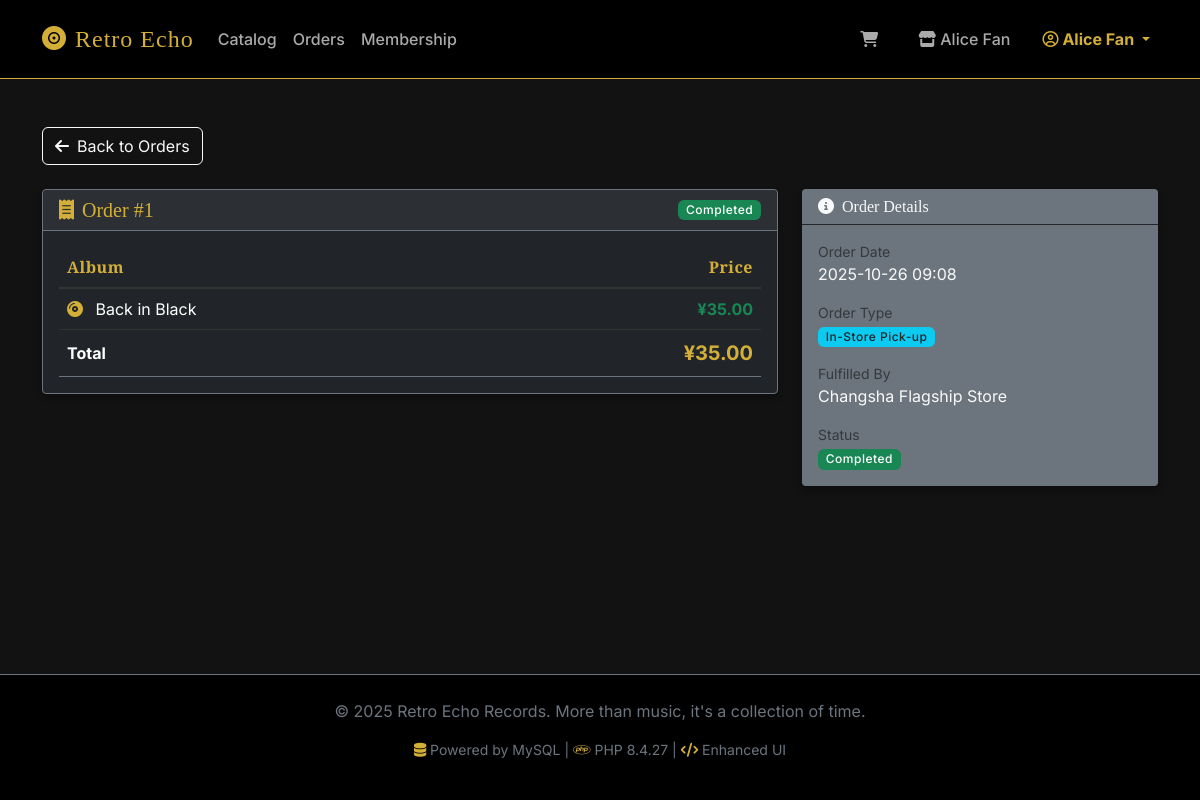
The app's page /customer/order_detail.php?id=1 (signed in) with its own data.
### tables this page shows
CREATE TABLE CustomerOrder (
    OrderID INT AUTO_INCREMENT PRIMARY KEY,
    CustomerID INT,
    FulfilledByShopID INT NOT NULL,
    ProcessedByEmployeeID INT,  
    OrderDate DATETIME DEFAULT CURRENT_TIMESTAMP,
    TotalAmount DECIMAL(10,2),
    OrderStatus ENUM('Pending', 'Paid', 'Shipped', 'Completed', 'Cancelled') DEFAULT 'Pending',
    OrderType ENUM('InStore', 'Online') NOT NULL,
    FOREIGN KEY (CustomerID) REFERENCES Customer(CustomerID),
    FOREIGN KEY (FulfilledByShopID) REFERENCES Shop(ShopID),
    FOREIGN KEY (ProcessedByEmployeeID) REFERENCES Employee(EmployeeID)
);

CREATE TABLE Shop (
    ShopID INT AUTO_INCREMENT PRIMARY KEY,
    Name VARCHAR(100) NOT NULL,
    Address TEXT,
    Type ENUM('Retail', 'Warehouse') NOT NULL
);

### includes/functions.php (called while the page is built, shortened)
<?php
function h($string) {
    return htmlspecialchars($string ?? '', ENT_QUOTES, 'UTF-8');
}
function formatPrice($amount) {
    return '¥' . number_format((float)$amount, 2);
}
function formatDate($dateString) {
    return date('Y-m-d H:i', strtotime($dateString));
}
function hasRole($role) {
    return isset($_SESSION['role']) && $_SESSION['role'] === $role;
}
?>

### public/customer/order_detail.php (the view, shortened to what this page needs)
<?php
require_once __DIR__ . '/../../config/db_connect.php';
require_once __DIR__ . '/../../includes/header.php';
$customerId = $_SESSION['user_id'];
$orderId = isset($_GET['id']) ? (int)$_GET['id'] : 0;
$orderSql = "SELECT co.*, s.Name as ShopName
             FROM CustomerOrder co
             LEFT JOIN Shop s ON co.FulfilledByShopID = s.ShopID
             WHERE co.OrderID = ? AND co.CustomerID = ?";
$stmt = $pdo->prepare($orderSql);
$stmt->execute([$orderId, $customerId]);
$order = $stmt->fetch();
$detailSql = "SELECT * FROM vw_customer_order_history WHERE OrderID = ? AND CustomerID = ?";
$stmt = $pdo->prepare($detailSql);
$stmt->execute([$orderId, $customerId]);
$items = $stmt->fetchAll();
$statusClass = match($order['OrderStatus']) {
    'Paid' => 'bg-success',
    'Completed' => 'bg-success',
    'Shipped' => 'bg-info',
    'Pending' => 'bg-warning text-dark',
    'Cancelled' => 'bg-danger',
    default => 'bg-secondary'
};
?>
<div class="mb-4">
    <a href="orders.php" class="btn btn-outline-light">
        <i class="fa-solid fa-arrow-left me-2"></i>Back to Orders
    </a>
</div>
<div class="row">
    <div class="col-lg-8">
        <div class="card bg-dark border-secondary mb-4">
            <div class="card-header border-secondary d-flex justify-content-between align-items-center">
                <h5 class="mb-0 text-warning">
                    <i class="fa-solid fa-receipt me-2"></i>Order #<?= $order['OrderID'] ?>
                </h5>
                <span class="badge <?= $statusClass ?>"><?= h($order['OrderStatus']) ?></span>
            </div>
            <div class="card-body">
                <div class="table-responsive">
                    <table class="table table-dark table-hover mb-0">
                        <thead>
                            <tr>
                                <th>Album</th>
                                <th class="text-end">Price</th>
                            </tr>
                        </thead>
                        <tbody>
                            <?php foreach ($items as $item): ?>
                            <tr>
                                <td>
                                    <i class="fa-solid fa-compact-disc text-warning me-2"></i>
                                    <?= h($item['AlbumTitle']) ?>
                                </td>
                                <td class="text-end text-success fw-bold"><?= formatPrice($item['PriceAtSale']) ?></td>
                            </tr>
                            <?php endforeach; ?>
                        </tbody>
                        <tfoot class="border-top border-secondary">
                            <tr>
                                <th>Total</th>
                                <th class="text-end text-warning fs-5"><?= formatPrice($order['TotalAmount']) ?></th>
                            </tr>
                        </tfoot>
                    </table>
                </div>
            </div>
        </div>
    </div>
    <div class="col-lg-4">
        <div class="card bg-secondary border-0 mb-4">
            <div class="card-header bg-transparent border-bottom border-dark">
                <h6 class="mb-0 text-light"><i class="fa-solid fa-circle-info me-2"></i>Order Details</h6>
            </div>
            <div class="card-body">
                <ul class="list-unstyled mb-0">
                    <li class="mb-3">
                        <small class="text-muted d-block">Order Date</small>
                        <span class="text-light"><?= formatDate($order['OrderDate']) ?></span>
                    </li>
                    <li class="mb-3">
                        <small class="text-muted d-block">Order Type</small>
                        <?php if($order['OrderType'] == 'InStore'): ?>
                            <span class="badge bg-info text-dark">In-Store Pick-up</span>
                        <?php else: ?>
                            <span class="badge bg-primary">Online Delivery</span>
                        <?php endif; ?>
                    </li>
                    <li class="mb-3">
                        <small class="text-muted d-block">Fulfilled By</small>
                        <span class="text-light"><?= h($order['ShopName'] ?? 'Warehouse') ?></span>
                    </li>
                    <li>
                        <small class="text-muted d-block">Status</small>
                        <span class="badge <?= $statusClass ?>"><?= h($order['OrderStatus']) ?></span>
                    </li>
                </ul>
            </div>
        </div>
    </div>
</div>
<?php require_once __DIR__ . '/../../includes/footer.php'; ?>

### includes/header.php (shortened to what this page needs)
<?php
require_once __DIR__ . '/functions.php';
$current_page = basename($_SERVER['PHP_SELF']);
?>
<!DOCTYPE html>
<html lang="en">
<head>
    <link href="https://cdn.jsdelivr.net/npm/bootstrap@5.3.0/dist/css/bootstrap.min.css" rel="stylesheet">
    <link rel="stylesheet" href="https://cdnjs.cloudflare.com/ajax/libs/font-awesome/6.4.0/css/all.min.css">
    <link rel="stylesheet" href="<?= BASE_URL ?>/assets/css/style.css">
    <link rel="stylesheet" href="<?= BASE_URL ?>/assets/css/enhancements.css">
</head>
<body class="d-flex flex-column min-vh-100">
<nav class="navbar navbar-expand-lg navbar-dark sticky-top">
  <div class="container">
    <a class="navbar-brand" href="<?= BASE_URL ?>/">
        <i class="fa-solid fa-record-vinyl me-2"></i>Retro Echo
    </a>
    <div class="collapse navbar-collapse" id="mainNav">
      <ul class="navbar-nav me-auto mb-2 mb-lg-0">
        <?php if (hasRole('Customer')): ?>
            <li class="nav-item">
                <a class="nav-link <?= $current_page == 'catalog.php' ? 'active' : '' ?>" href="<?= BASE_URL ?>/customer/catalog.php">Catalog</a>
            </li>
            <li class="nav-item">
                <a class="nav-link <?= $current_page == 'orders.php' ? 'active' : '' ?>" href="<?= BASE_URL ?>/customer/orders.php">Orders</a>
            </li>
            <li class="nav-item">
                <a class="nav-link <?= $current_page == 'profile.php' ? 'active' : '' ?>" href="<?= BASE_URL ?>/customer/profile.php">Membership</a>
            </li>
        <?php endif; ?>
      </ul>
      <ul class="navbar-nav ms-auto align-items-center">
        <?php if (isset($_SESSION['user_id'])): ?>
            <?php if (hasRole('Customer')): ?>
                <li class="nav-item me-3">
                    <a class="nav-link position-relative btn btn-sm btn-outline-warning border-0 px-3" href="<?= BASE_URL ?>/customer/cart.php">
                        <i class="fa-solid fa-cart-shopping"></i>
                    </a>
                </li>
            <?php endif; ?>
            <?php if (isset($_SESSION['shop_name'])): ?>
                <li class="nav-item me-3">
                    <span class="nav-link text-info">
                        <i class="fa-solid fa-store me-1"></i><?= h($_SESSION['shop_name']) ?>
                    </span>
                </li>
            <?php endif; ?>
            <li class="nav-item dropdown">
                <a class="nav-link dropdown-toggle text-warning fw-bold" href="#" id="userDropdown" role="button" data-bs-toggle="dropdown">
                    <i class="fa-regular fa-circle-user me-1"></i><?= h($_SESSION['username']) ?>
                </a>
            </li>
        <?php else: ?>
            <li class="nav-item">
                <a class="btn btn-warning btn-sm fw-bold px-4" href="<?= BASE_URL ?>/login.php">Login</a>
            </li>
        <?php endif; ?>
      </ul>
    </div>
  </div>
</nav>
<div class="container mt-5 flex-grow-1">

### includes/footer.php (shortened to what this page needs)
</div>
<footer class="bg-black text-secondary text-center py-4 mt-5 border-top border-secondary">
    <p>&copy; 2025 Retro Echo Records. More than music, it's a collection of time.</p>
    <p class="small mt-2">
        <i class="fa-solid fa-database text-warning"></i> Powered by MySQL |
        <i class="fa-brands fa-php text-warning"></i> PHP <?= phpversion() ?> |
        <i class="fa-solid fa-code text-warning"></i> Enhanced UI
    </p>
</footer>
</body>
</html>

### public/assets/css/style.css (style rules this page uses)
:root { --bs-body-bg: #121212; --bs-body-color: #e0e0e0; --primary-gold: #d4af37; --primary-gold-hover: #b59020; --secondary-dark: #1e1e1e; --accent-red: #cf6679; --accent-green: #03dac6; --border-color: #333; }
body { font-family: 'Inter', sans-serif; background-color: var(--bs-body-bg); color: var(--bs-body-color); }
h1, h2, h3, h4, h5, h6, .navbar-brand { font-family: 'Playfair Display', serif; color: #fff; }
.navbar { background-color: #000 !important; border-bottom: 1px solid var(--primary-gold); padding-top: 1rem; padding-bottom: 1rem; }
.navbar-brand { font-size: 1.5rem; color: var(--primary-gold) !important; letter-spacing: 1px; }
.nav-link { color: #aaa !important; font-weight: 500; transition: color 0.3s; }
.btn-outline-warning { color: var(--primary-gold); border-color: var(--primary-gold); border-radius: 2px; }
.card { background-color: var(--secondary-dark); border: 1px solid var(--border-color); border-radius: 4px; box-shadow: 0 4px 6px rgba(0,0,0,0.3); transition: transform 0.2s, box-shadow 0.2s; }
.card-header { background-color: rgba(255, 255, 255, 0.05); border-bottom: 1px solid var(--border-color); font-weight: 600; }
.table { color: #ccc; border-color: var(--border-color); }
.table thead th { color: var(--primary-gold); border-bottom-width: 2px; font-family: 'Playfair Display', serif; letter-spacing: 0.5px; }
.text-warning { color: var(--primary-gold) !important; }
.bg-black { background-color: #000 !important; }
.badge { font-weight: 500; letter-spacing: 0.5px; }

### public/assets/css/enhancements.css (style rules this page uses)
.btn { position: relative; overflow: hidden; transition: all 0.3s ease; }
.btn::before { content: ''; position: absolute; top: 50%; left: 50%; width: 0; height: 0; border-radius: 50%; background: rgba(255, 255, 255, 0.3); transform: translate(-50%, -50%); transition: width 0.6s, height 0.6s; }
.fade-in { animation: fadeIn 0.5s ease-in; }

### records on screen
customerorder: OrderID "1", OrderStatus "Completed", TotalAmount "¥35.00", OrderDate "2025-10-26 09:08", FulfilledByShopID.Name "Changsha Flagship Store"

### other values on screen
$_SESSION['shop_name'] "Alice Fan"
$_SESSION['username'] "Alice Fan"
$item['AlbumTitle'] "Back in Black"
formatPrice($item['PriceAtSale']) "¥35.00"
phpversion() "8.4.27"
